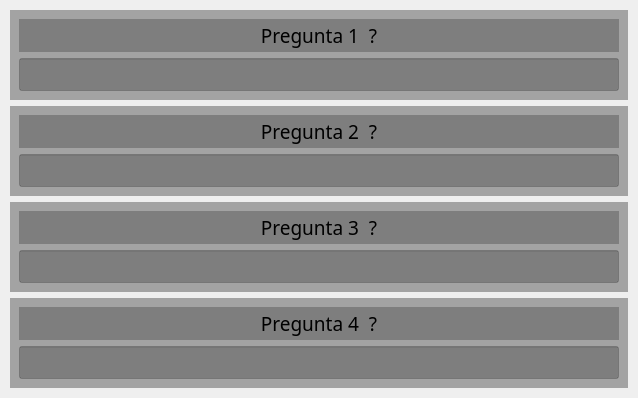
                          <widget class="QWidget" name="pregunta_pag4">
                           <layout class="QVBoxLayout" name="verticalLayout_33">
                            <property name="spacing">
                             <number>0</number>
                            </property>
                            <property name="leftMargin">
                             <number>0</number>
                            </property>
                            <property name="topMargin">
                             <number>0</number>
                            </property>
                            <property name="rightMargin">
                             <number>0</number>
                            </property>
                            <property name="bottomMargin">
                             <number>0</number>
                            </property>
                            <item>
                             <widget class="QFrame" name="f_cat_4">
                              <property name="styleSheet">
                               <string notr="true">background: rgba(70, 70, 70, 0);</string>
                              </property>
                              <property name="frameShape">
                               <enum>QFrame::Shape::NoFrame</enum>
                              </property>
                              <property name="frameShadow">
                               <enum>QFrame::Shadow::Raised</enum>
                              </property>
                              <layout class="QVBoxLayout" name="verticalLayout_28" stretch="0,0,0,0">
                               <property name="leftMargin">
                                <number>10</number>
                               </property>
                               <property name="topMargin">
                                <number>10</number>
                               </property>
                               <property name="rightMargin">
                                <number>10</number>
                               </property>
                               <property name="bottomMargin">
                                <number>10</number>
                               </property>
                               <item>
                                <widget class="QFrame" name="f_pregunta_13">
                                 <property name="minimumSize">
                                  <size>
                                   <width>0</width>
                                   <height>90</height>
                                  </size>
                                 </property>
                                 <property name="styleSheet">
                                  <string notr="true">background: rgba(50, 50, 50, 0.4);</string>
                                 </property>
                                 <property name="frameShape">
                                  <enum>QFrame::Shape::NoFrame</enum>
                                 </property>
                                 <property name="frameShadow">
                                  <enum>QFrame::Shadow::Raised</enum>
                                 </property>
                                 <layout class="QVBoxLayout" name="verticalLayout_29">
                                  <item>
                                   <widget class="QLabel" name="l_pregunta_13">
                                    <property name="sizePolicy">
                                     <sizepolicy hsizetype="Preferred" vsizetype="Minimum">
                                      <horstretch>0</horstretch>
                                      <verstretch>0</verstretch>
                                     </sizepolicy>
                                    </property>
                                    <property name="minimumSize">
                                     <size>
                                      <width>0</width>
                                      <height>30</height>
                                     </size>
                                    </property>
                                    <property name="font">
                                     <font>
                                      <family>Bahnschrift SemiLight Condensed</family>
                                      <pointsize>14</pointsize>
                                     </font>
                                    </property>
                                    <property name="styleSheet">
                                     <string notr="true">background: rgba(70, 70, 70, 0.4);</string>
                                    </property>
                                    <property name="text">
                                     <string>Pregunta 1  ?</string>
                                    </property>
                                    <property name="alignment">
                                     <set>Qt::AlignmentFlag::AlignCenter</set>
                                    </property>
                                   </widget>
                                  </item>
                                  <item>
                                   <widget class="QLineEdit" name="lineedit_preg_13">
                                    <property name="sizePolicy">
                                     <sizepolicy hsizetype="Expanding" vsizetype="Preferred">
                                      <horstretch>0</horstretch>
                                      <verstretch>0</verstretch>
                                     </sizepolicy>
                                    </property>
                                    <property name="minimumSize">
                                     <size>
                                      <width>600</width>
                                      <height>30</height>
                                     </size>
                                    </property>
                                    <property name="maximumSize">
                                     <size>
                                      <width>16777215</width>
                                      <height>40</height>
                                     </size>
                                    </property>
                                    <property name="font">
                                     <font>
                                      <family>Tw Cen MT Condensed</family>
                                      <pointsize>12</pointsize>
                                     </font>
                                    </property>
                                    <property name="styleSheet">
                                     <string notr="true">background: rgba(70, 70, 70, 0.4);</string>
                                    </property>
                                    <property name="text">
                                     <string/>
                                    </property>
                                    <property name="alignment">
                                     <set>Qt::AlignmentFlag::AlignCenter</set>
                                    </property>
                                   </widget>
                                  </item>
                                 </layout>
                                </widget>
                               </item>
                               <item>
                                <widget class="QFrame" name="f_pregunta_14">
                                 <property name="minimumSize">
                                  <size>
                                   <width>0</width>
                                   <height>90</height>
                                  </size>
                                 </property>
                                 <property name="styleSheet">
                                  <string notr="true">background: rgba(50, 50, 50, 0.4);</string>
                                 </property>
                                 <property name="frameShape">
                                  <enum>QFrame::Shape::NoFrame</enum>
                                 </property>
                                 <property name="frameShadow">
                                  <enum>QFrame::Shadow::Raised</enum>
                                 </property>
                                 <layout class="QVBoxLayout" name="verticalLayout_30">
                                  <item>
                                   <widget class="QLabel" name="l_pregunta_14">
                                    <property name="sizePolicy">
                                     <sizepolicy hsizetype="Preferred" vsizetype="Minimum">
                                      <horstretch>0</horstretch>
                                      <verstretch>0</verstretch>
                                     </sizepolicy>
                                    </property>
                                    <property name="minimumSize">
                                     <size>
                                      <width>0</width>
                                      <height>30</height>
                                     </size>
                                    </property>
                                    <property name="font">
                                     <font>
                                      <family>Bahnschrift SemiLight Condensed</family>
                                      <pointsize>14</pointsize>
                                     </font>
                                    </property>
                                    <property name="styleSheet">
                                     <string notr="true">background: rgba(70, 70, 70, 0.4);</string>
                                    </property>
                                    <property name="text">
                                     <string>Pregunta 2  ?</string>
                                    </property>
                                    <property name="alignment">
                                     <set>Qt::AlignmentFlag::AlignCenter</set>
                                    </property>
                                   </widget>
                                  </item>
                                  <item>
                                   <widget class="QLineEdit" name="lineedit_preg_14">
                                    <property name="sizePolicy">
                                     <sizepolicy hsizetype="Expanding" vsizetype="Preferred">
                                      <horstretch>0</horstretch>
                                      <verstretch>0</verstretch>
                                     </sizepolicy>
                                    </property>
                                    <property name="minimumSize">
                                     <size>
                                      <width>600</width>
                                      <height>30</height>
                                     </size>
                                    </property>
                                    <property name="maximumSize">
                                     <size>
                                      <width>16777215</width>
                                      <height>40</height>
                                     </size>
                                    </property>
                                    <property name="font">
                                     <font>
                                      <family>Tw Cen MT Condensed</family>
                                      <pointsize>12</pointsize>
                                     </font>
                                    </property>
                                    <property name="styleSheet">
                                     <string notr="true">background: rgba(70, 70, 70, 0.4);</string>
                                    </property>
                                    <property name="text">
                                     <string/>
                                    </property>
                                    <property name="alignment">
                                     <set>Qt::AlignmentFlag::AlignCenter</set>
                                    </property>
                                   </widget>
                                  </item>
                                 </layout>
                                </widget>
                               </item>
                               <item>
                                <widget class="QFrame" name="f_pregunta_15">
                                 <property name="minimumSize">
                                  <size>
                                   <width>0</width>
                                   <height>90</height>
                                  </size>
                                 </property>
                                 <property name="styleSheet">
                                  <string notr="true">background: rgba(50, 50, 50, 0.4);</string>
                                 </property>
                                 <property name="frameShape">
                                  <enum>QFrame::Shape::NoFrame</enum>
                                 </property>
                                 <property name="frameShadow">
                                  <enum>QFrame::Shadow::Raised</enum>
                                 </property>
                                 <layout class="QVBoxLayout" name="verticalLayout_31">
                                  <item>
                                   <widget class="QLabel" name="l_pregunta_15">
                                    <property name="sizePolicy">
                                     <sizepolicy hsizetype="Preferred" vsizetype="Minimum">
                                      <horstretch>0</horstretch>
                                      <verstretch>0</verstretch>
                                     </sizepolicy>
                                    </property>
                                    <property name="minimumSize">
                                     <size>
                                      <width>0</width>
                                      <height>30</height>
                                     </size>
                                    </property>
                                    <property name="font">
                                     <font>
                                      <family>Bahnschrift SemiLight Condensed</family>
                                      <pointsize>14</pointsize>
                                     </font>
                                    </property>
                                    <property name="styleSheet">
                                     <string notr="true">background: rgba(70, 70, 70, 0.4);</string>
                                    </property>
                                    <property name="text">
                                     <string>Pregunta 3  ?</string>
                                    </property>
                                    <property name="alignment">
                                     <set>Qt::AlignmentFlag::AlignCenter</set>
                                    </property>
                                   </widget>
                                  </item>
                                  <item>
                                   <widget class="QLineEdit" name="lineedit_preg_15">
                                    <property name="sizePolicy">
                                     <sizepolicy hsizetype="Expanding" vsizetype="Preferred">
                                      <horstretch>0</horstretch>
                                      <verstretch>0</verstretch>
                                     </sizepolicy>
                                    </property>
                                    <property name="minimumSize">
                                     <size>
                                      <width>600</width>
                                      <height>30</height>
                                     </size>
                                    </property>
                                    <property name="maximumSize">
                                     <size>
                                      <width>16777215</width>
                                      <height>40</height>
                                     </size>
                                    </property>
                                    <property name="font">
                                     <font>
                                      <family>Tw Cen MT Condensed</family>
                                      <pointsize>12</pointsize>
                                     </font>
                                    </property>
                                    <property name="styleSheet">
                                     <string notr="true">background: rgba(70, 70, 70, 0.4);</string>
                                    </property>
                                    <property name="text">
                                     <string/>
                                    </property>
                                    <property name="alignment">
                                     <set>Qt::AlignmentFlag::AlignCenter</set>
                                    </property>
                                   </widget>
                                  </item>
                                 </layout>
                                </widget>
                               </item>
                               <item>
                                <widget class="QFrame" name="f_pregunta_16">
                                 <property name="minimumSize">
                                  <size>
                                   <width>0</width>
                                   <height>90</height>
                                  </size>
                                 </property>
                                 <property name="styleSheet">
                                  <string notr="true">background: rgba(50, 50, 50, 0.4);</string>
                                 </property>
                                 <property name="frameShape">
                                  <enum>QFrame::Shape::NoFrame</enum>
                                 </property>
                                 <property name="frameShadow">
                                  <enum>QFrame::Shadow::Raised</enum>
                                 </property>
                                 <layout class="QVBoxLayout" name="verticalLayout_32">
                                  <item>
                                   <widget class="QLabel" name="l_pregunta_16">
                                    <property name="sizePolicy">
                                     <sizepolicy hsizetype="Preferred" vsizetype="Minimum">
                                      <horstretch>0</horstretch>
                                      <verstretch>0</verstretch>
                                     </sizepolicy>
                                    </property>
                                    <property name="minimumSize">
                                     <size>
                                      <width>0</width>
                                      <height>30</height>
                                     </size>
                                    </property>
                                    <property name="font">
                                     <font>
                                      <family>Bahnschrift SemiLight Condensed</family>
                                      <pointsize>14</pointsize>
                                     </font>
                                    </property>
                                    <property name="styleSheet">
                                     <string notr="true">background: rgba(70, 70, 70, 0.4);</string>
                                    </property>
                                    <property name="text">
                                     <string>Pregunta 4  ?</string>
                                    </property>
                                    <property name="alignment">
                                     <set>Qt::AlignmentFlag::AlignCenter</set>
                                    </property>
                                   </widget>
                                  </item>
                                  <item>
                                   <widget class="QLineEdit" name="lineedit_preg_16">
                                    <property name="sizePolicy">
                                     <sizepolicy hsizetype="Expanding" vsizetype="Preferred">
                                      <horstretch>0</horstretch>
                                      <verstretch>0</verstretch>
                                     </sizepolicy>
                                    </property>
                                    <property name="minimumSize">
                                     <size>
                                      <width>600</width>
                                      <height>30</height>
                                     </size>
                                    </property>
                                    <property name="maximumSize">
                                     <size>
                                      <width>16777215</width>
                                      <height>40</height>
                                     </size>
                                    </property>
                                    <property name="font">
                                     <font>
                                      <family>Tw Cen MT Condensed</family>
                                      <pointsize>12</pointsize>
                                     </font>
                                    </property>
                                    <property name="styleSheet">
                                     <string notr="true">background: rgba(70, 70, 70, 0.4);</string>
                                    </property>
                                    <property name="text">
                                     <string/>
                                    </property>
                                    <property name="alignment">
                                     <set>Qt::AlignmentFlag::AlignCenter</set>
                                    </property>
                                   </widget>
                                  </item>
                                 </layout>
                                </widget>
                               </item>
                              </layout>
                             </widget>
                            </item>
                           </layout>
                          </widget>
